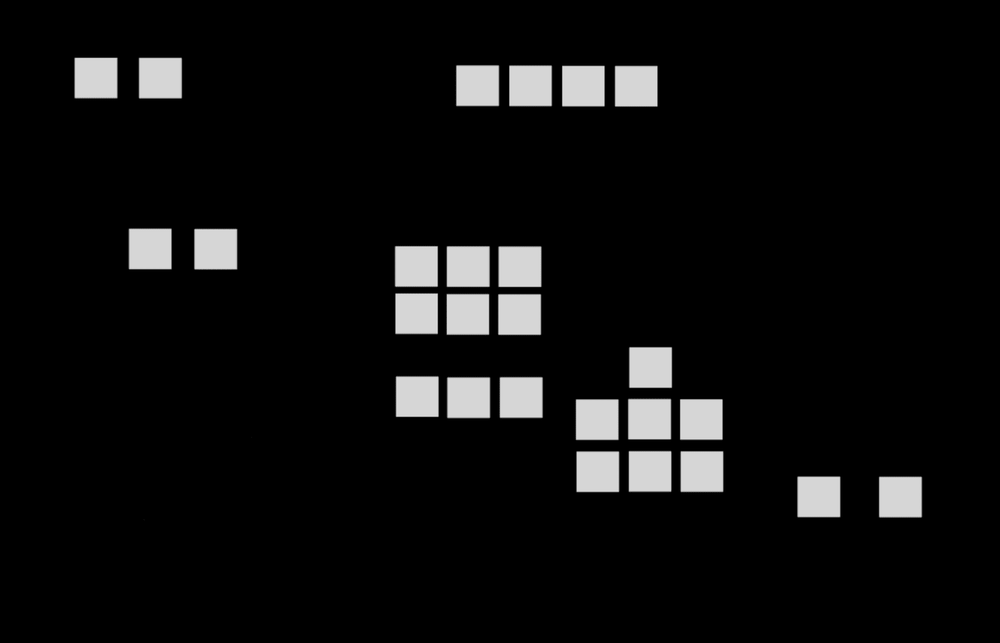
#> input picture src/separatedSaturation.png, 1000 x 643 px, shrunk from 1679 x 1080 before the run
$ python coordinateFinder.py
#> lines starting #> are read from the running program, lines starting #| are printed output that depends on the picture; after the words box and inside, x2 and y2 are one past the last pixel; in counts of white or black regions, pixels touching at a corner belong together
import cv2
import numpy as np

#Loading image
image = cv2.imread("separatedSaturation.png")
#> image is the input picture: shape (643, 1000, 3); min 0, max 228, mean 15

#Greyscale
gray = cv2.cvtColor(image, cv2.COLOR_BGR2GRAY)

#Thresholding
_, thresh = cv2.threshold(gray, 200, 255, cv2.THRESH_BINARY)
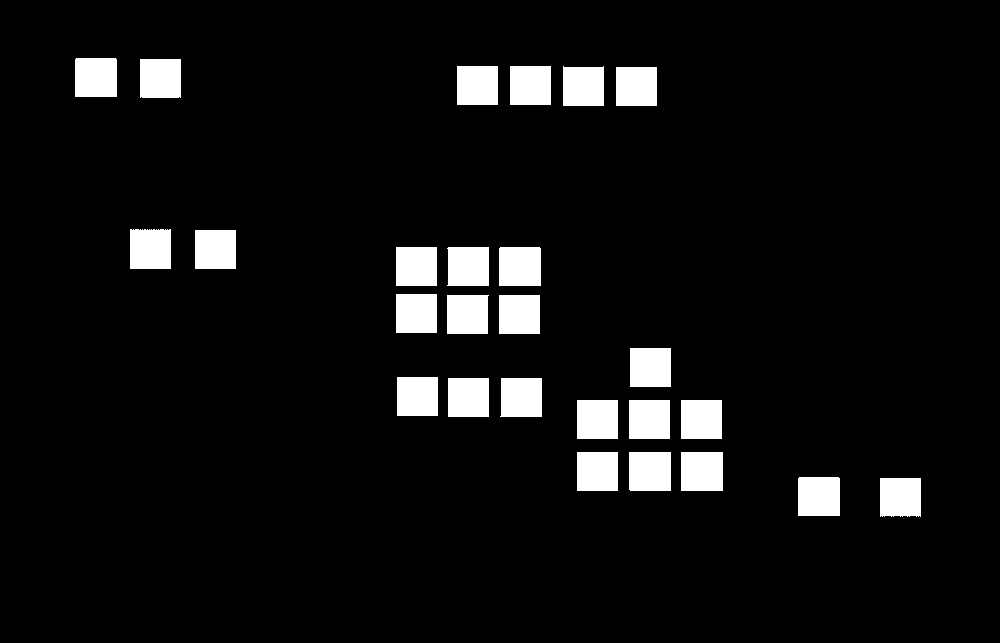
#> thresh: shape (643, 1000); 6.5% white; 26 white regions
contours, _ = cv2.findContours(thresh, cv2.RETR_EXTERNAL, cv2.CHAIN_APPROX_SIMPLE)
#> contours = 26 contours; largest, box (x1, y1, x2, y2) and area: (681, 452, 723, 491) 1558, (629, 452, 671, 491) 1558, (798, 477, 840, 516) 1557, (499, 247, 541, 286) 1557, (75, 58, 117, 97) 1557

#Exctracting coordinates
rectangles = []
for contour in contours:
    x, y, w, h = cv2.boundingRect(contour)
    rectangles.append((x, y, x + w, y + h))
#> this loop made 26 passes
#> (contour, x, y, w, h) on passes 3, 5, 6, 7, 8, 10, 11, 12, 13, 15: ([[681, 452], [681, 490], [722, 490], [722, 452]], 681, 452, 42, 39), ([[577, 452], [577, 490], [617, 490], [617, 452]], 577, 452, 41, 39), ([[681, 400], [681, 438], [721, 438], [721, 400]], 681, 400, 41, 39), ([[629, 400], [629, 438], [669, 438], [669, 400]], 629, 400, 41, 39), ([[577, 400], [577, 438], [617, 438], [617, 400]], 577, 400, 41, 39), ([[448, 378], [448, 416], [488, 416], [488, 378]], 448, 378, 41, 39), ([[397, 377], [397, 415], [437, 415], [437, 377]], 397, 377, 41, 39), ([[630, 348], [630, 386], [670, 386], [670, 348]], 630, 348, 41, 39), ([[499, 295], [499, 333], [539, 333], [539, 295]], 499, 295, 41, 39), ([[396, 294], [396, 332], [436, 332], [436, 294]], 396, 294, 41, 39)
#> (x, y, w, h) on passes 1, 2, 4, 9, 14, 16: (880, 478, 41, 39), (798, 477, 42, 39), (629, 452, 42, 39), (500, 378, 42, 39), (447, 295, 42, 39), (499, 247, 42, 39)
#> after the loop, rectangles = 26 items, first 6: (880, 478, 921, 517), (798, 477, 840, 516), (681, 452, 723, 491), (629, 452, 671, 491), (577, 452, 618, 491), (681, 400, 722, 439)

#Displaying results
for rectangle in rectangles:
    cv2.rectangle(image, (rectangle[0], rectangle[1]), (rectangle[2], rectangle[3]), (0, 255, 0), 2)
#> this loop made 26 passes
#> rectangle on passes 1 to 12: (880, 478, 921, 517), (798, 477, 840, 516), (681, 452, 723, 491), (629, 452, 671, 491), (577, 452, 618, 491), (681, 400, 722, 439), (629, 400, 670, 439), (577, 400, 618, 439), (500, 378, 542, 417), (448, 378, 489, 417), (397, 377, 438, 416), (630, 348, 671, 387)
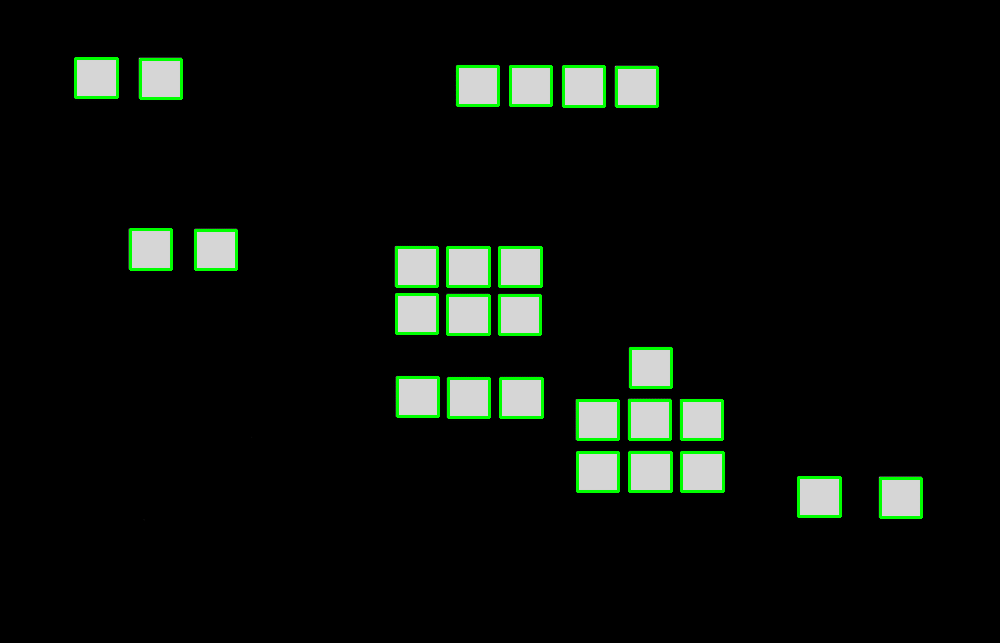
#> image: shape (643, 1000, 3); 1.93% of pixels changed, all inside (x1, y1, x2, y2) = (74, 57, 923, 519)
cv2.imshow("Image", image)
cv2.waitKey(0)

#Printing the final list of coordinates
print(rectangles)
#> (printed output is left out)

$ run again, with src/decoded.png copied over src/separatedSaturation.png
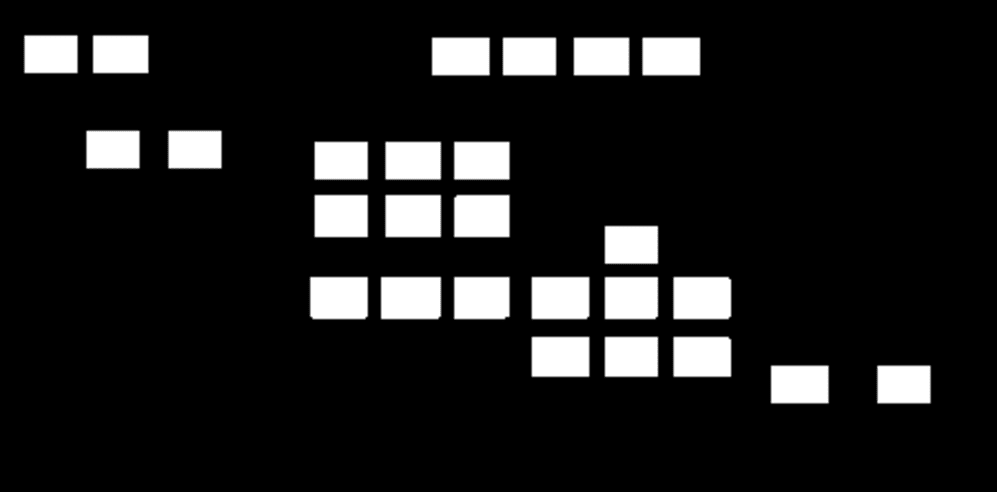
#> input picture src/decoded.png, 997 x 492 px
#> image is the input picture: shape (492, 997, 3); min 0, max 255, mean 29.5
#> `_, thresh = cv2.threshold(gray, 200, 255, cv2.THRESH_BINARY)`:
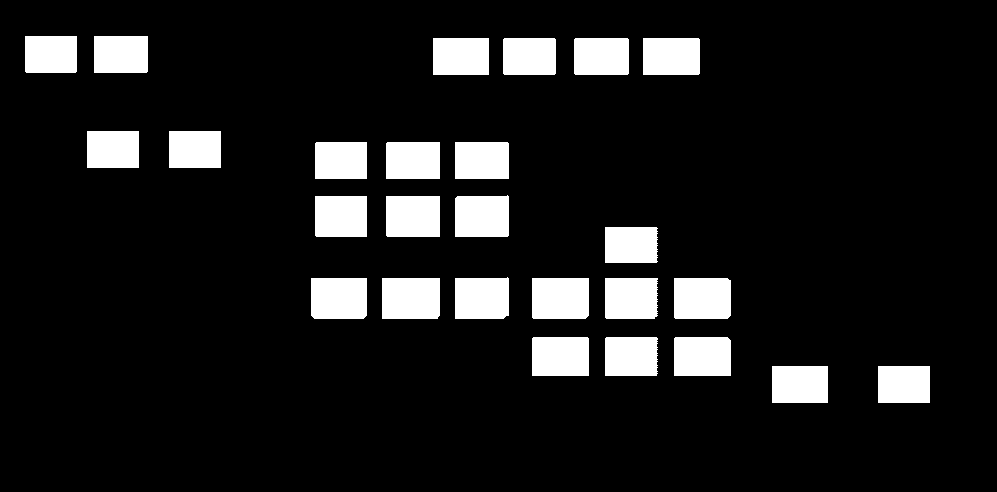
#> thresh: shape (492, 997); 11.1% white; 26 white regions
#> contours = 26 contours; largest, box (x1, y1, x2, y2) and area: (382, 278, 440, 319) 2276, (532, 278, 589, 319) 2235, (674, 278, 731, 319) 2231, (311, 278, 367, 319) 2191, (532, 337, 589, 376) 2127
#> the loop `for contour in contours:` made 26 passes
#> (x, y, w, h) on passes 3 to 10: (674, 337, 57, 39), (605, 337, 53, 39), (532, 337, 57, 39), (674, 278, 57, 41), (605, 278, 53, 41), (532, 278, 57, 41), (382, 278, 58, 41), (311, 278, 56, 41)
#> after the loop `for contour in contours:`: rectangles = 26 items, first 6: (878, 366, 930, 403), (772, 366, 828, 403), (674, 337, 731, 376), (605, 337, 658, 376), (532, 337, 589, 376), (674, 278, 731, 319)
#> the loop `for rectangle in rectangles:` made 26 passes
#> after the loop `for rectangle in rectangles:`:
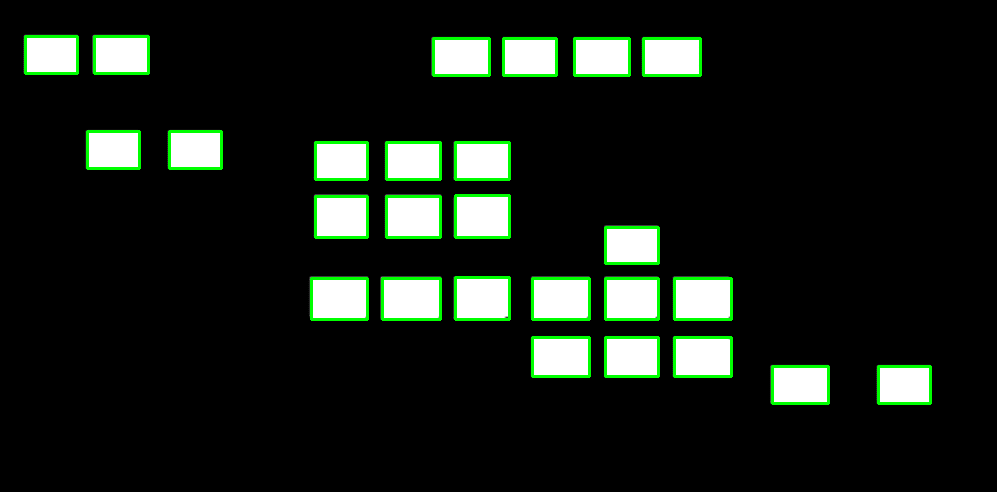
#> image: shape (492, 997, 3); 2.94% of pixels changed, all inside (x1, y1, x2, y2) = (24, 35, 932, 405)
#> (printed output is left out)
